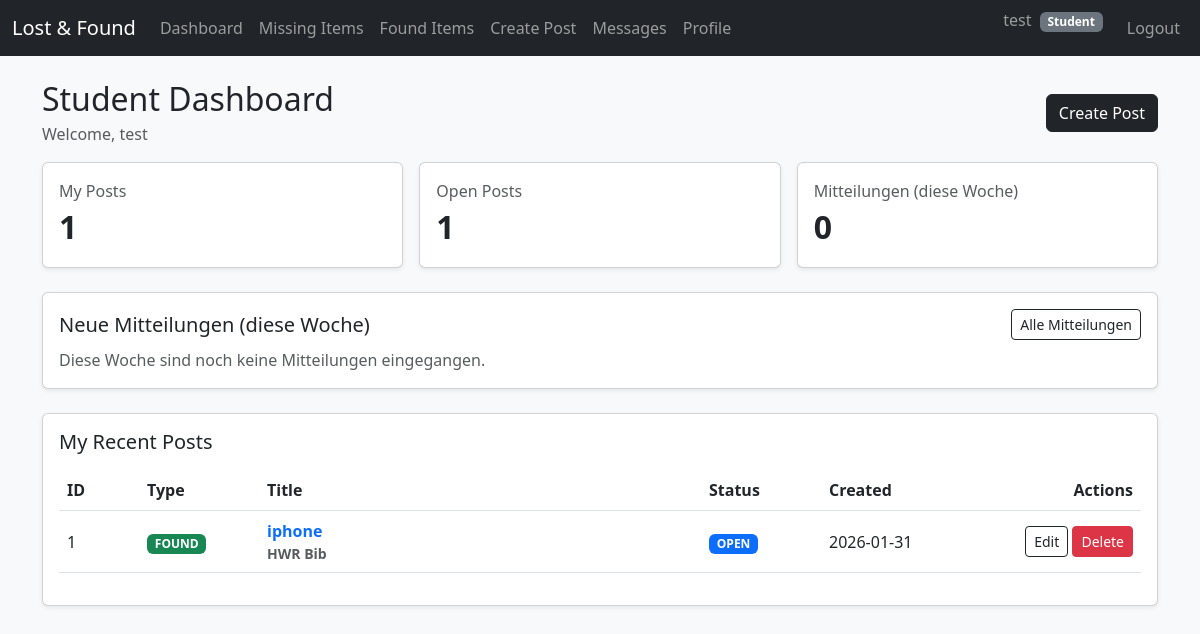
/student/dashboard (signed in), run on an earlier commit of the app's database.
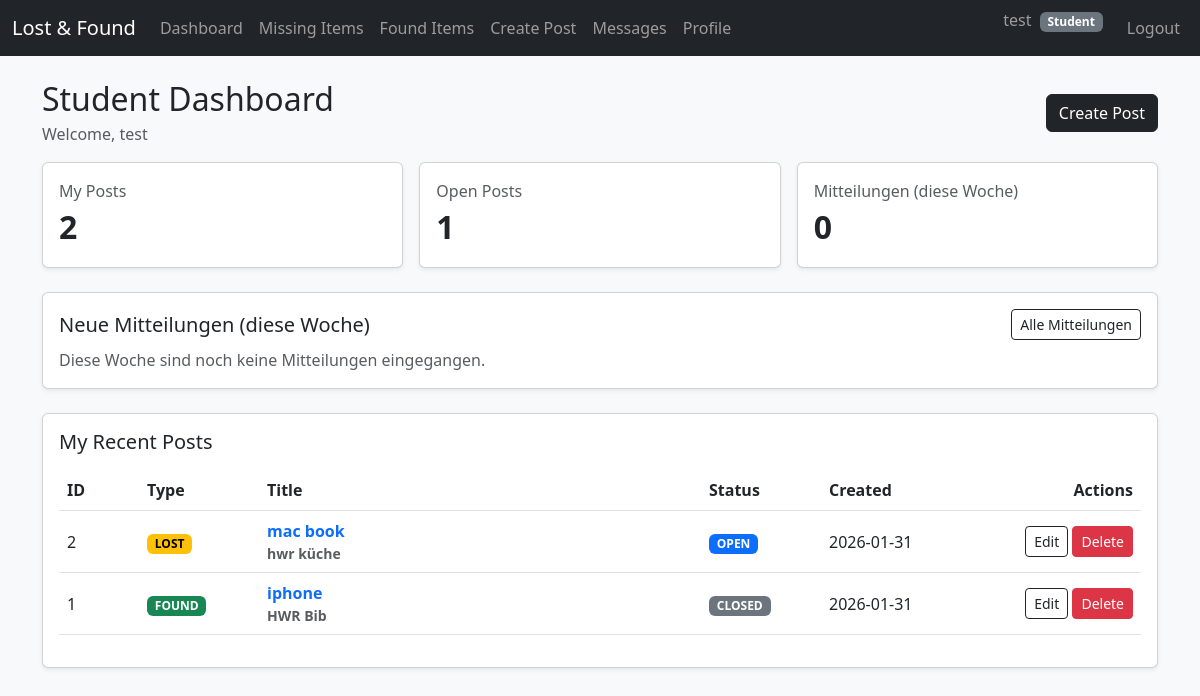
And on a later commit of the database.
### db.py (models this page shows)
class ItemPost(db.Model):
    __tablename__ = "item_posts"
    id = db.Column(db.Integer, primary_key=True)
    post_type = db.Column(db.String(10), nullable=False)
    title = db.Column(db.String(200), nullable=False)
    description = db.Column(db.Text, nullable=False)
    location = db.Column(db.String(200))
    status = db.Column(db.String(20), default="open")
    created_by = db.Column(db.Integer, db.ForeignKey("users.id"), nullable=False)
    created_at = db.Column(db.DateTime, default=datetime.utcnow)
    creator = db.relationship("User", backref="posts")

### app.py (the view)
@app.route("/student/dashboard")
@login_required
def student_dashboard():
    user_id = session["user_id"]
    my_posts = (
        ItemPost.query
        .filter_by(created_by=user_id)
        .order_by(ItemPost.created_at.desc())
        .all()
    )
    my_open = ItemPost.query.filter_by(created_by=user_id, status="open").count()
    my_total = ItemPost.query.filter_by(created_by=user_id).count()
    now = datetime.utcnow()
    start_of_week = datetime(now.year, now.month, now.day) - timedelta(days=now.weekday())
    my_post_ids = [p.id for p in my_posts]
    if my_post_ids:
        weekly_interests = (
            PostInterest.query
            .filter(PostInterest.post_id.in_(my_post_ids))
            .filter(PostInterest.created_at >= start_of_week)
            .order_by(PostInterest.created_at.desc())
            .all()
        )
    else:
        weekly_interests = []
    weekly_messages_count = len(weekly_interests)
    return render_template(
        "student/dashboard.html",
        my_posts=my_posts,
        my_open=my_open,
        my_total=my_total,
        weekly_interests=weekly_interests,
        weekly_messages_count=weekly_messages_count
    )

### app.py (called while the page is built)
def login_required(f):
    from functools import wraps
    @wraps(f)
    def wrapper(*args, **kwargs):
        if "user_id" not in session:
            return redirect(url_for("login"))
        return f(*args, **kwargs)
    return wrapper

### templates/student/dashboard.html (shortened to what the changed rows need)
{% extends 'base.html' %}
{% block content %}
<div class="d-flex justify-content-between align-items-center mb-3">
  <div>
    <h2 class="mb-1">Student Dashboard</h2>
  </div>
</div>
<div class="row g-3 mb-4">
  <div class="col-md-4">
    <div class="card shadow-sm">
      <div class="card-body">
        <div class="text-muted">My Posts</div>
        <div class="fs-2 fw-bold">{{ my_total }}</div>
      </div>
    </div>
  </div>
</div>
<div class="card shadow-sm">
  <div class="card-body">
    {% if my_posts and my_posts|length > 0 %}
      <div class="table-responsive">
        <table class="table table-hover align-middle">
          <thead>
            <tr>
              <th style="width: 80px;">ID</th>
              <th style="width: 120px;">Type</th>
              <th>Title</th>
              <th style="width: 120px;">Status</th>
              <th style="width: 140px;">Created</th>
              <th class="text-end" style="width: 180px;">Actions</th>
            </tr>
          </thead>
          <tbody>
            {% for post in my_posts %}
              <tr>
                <td>{{ post.id }}</td>
                <td>
                  {% if post.post_type == "lost" %}
                    <span class="badge text-bg-warning">LOST</span>
                  {% else %}
                    <span class="badge text-bg-success">FOUND</span>
                  {% endif %}
                </td>
                <td class="fw-semibold">
                  <a class="text-decoration-none"
                     href="{{ url_for('student_post_detail', post_id=post.id) }}">
                    {{ post.title }}
                  </a>
                  <div class="text-muted small">
                    {{ post.location or "-" }}
                  </div>
                </td>
                <td>
                  {% if post.status == "open" %}
                    <span class="badge text-bg-primary">OPEN</span>
                  {% elif post.status == "claimed" %}
                    <span class="badge text-bg-info">CLAIMED</span>
                  {% else %}
                    <span class="badge text-bg-secondary">CLOSED</span>
                  {% endif %}
                </td>
                <td>{{ post.created_at.strftime("%Y-%m-%d") }}</td>
                <td class="text-end">
                  <a class="btn btn-sm btn-outline-dark"
                     href="{{ url_for('student_edit_post', post_id=post.id) }}">
                    Edit
                  </a>
                  <form method="post"
                        action="{{ url_for('student_delete_post', post_id=post.id) }}"
                        class="d-inline">
                    <button class="btn btn-sm btn-danger"
                            type="submit"
                            onclick="return confirm('Delete this post?');">
                      Delete
                    </button>
                  </form>
                </td>
              </tr>
            {% endfor %}
          </tbody>
        </table>
      </div>
    {% else %}
      <div class="text-center py-4">
        <h6 class="mb-2">No posts yet</h6>
        <p class="text-muted mb-3">Create your first lost/found post.</p>
        <a class="btn btn-dark" href="{{ url_for('student_new_post') }}">Create Post</a>
      </div>
    {% endif %}
  </div>
</div>
{% endblock %}

What changed in the data, as far as the page shows it:
added ItemPost: id "2", post_type "LOST", title "mac book", location "hwr küche", status "OPEN", created_at "2026-01-31"
changed ItemPost "iphone": status "OPEN" → "CLOSED"
Also different on the page:
{{ my_total }}: "1" → "2"
